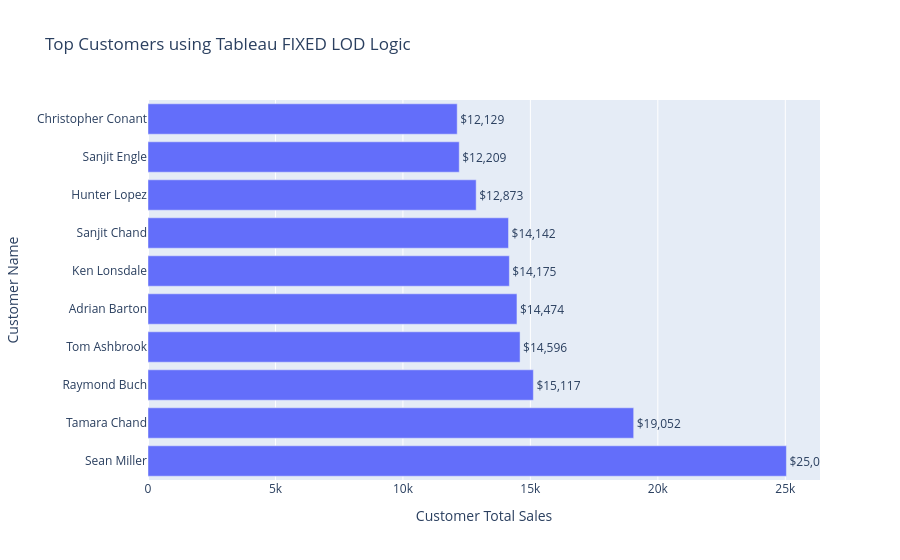

Here is the notebook cell this chart was saved with:
### Code cell
## Plot - 2 : Tableau Fixed LOD eg
lod_sales = (orders1[["Customer Name", "Customer Total Sales"]].drop_duplicates()
      .sort_values("Customer Total Sales", ascending=False ).head(10))
fig = px.bar( lod_sales,  x="Customer Total Sales", y="Customer Name", orientation="h",
    text="Customer Total Sales",  title="Top Customers using Tableau FIXED LOD Logic"
)
fig.update_traces(texttemplate='$%{text:,.0f}', textposition='outside')
fig.show();

### Figure 1 — Plotly figure (JSON) as saved in the notebook; plotly's stock layout.template omitted (floating-point values rounded to 4 significant figures)
{"data": [{"hovertemplate": "Customer Total Sales=%{text}<br>Customer Name=%{y}<extra></extra>", "legendgroup": "", "marker": {"color": "#636efa", "pattern": {"shape": ""}}, "name": "", "orientation": "h", "showlegend": false, "text": [25040.0, 19050.0, 15120.0, 14600.0, 14470.0, 14180.0, 14140.0, 12870.0, 12210.0, 12130.0], "textposition": "outside", "texttemplate": "$%{text:,.0f}", "type": "bar", "x": [25040.0, 19050.0, 15120.0, 14600.0, 14470.0, 14180.0, 14140.0, 12870.0, 12210.0, 12130.0], "xaxis": "x", "y": ["Sean Miller", "Tamara Chand", "Raymond Buch", "Tom Ashbrook", "Adrian Barton", "Ken Lonsdale", "Sanjit Chand", "Hunter Lopez", "Sanjit Engle", "Christopher Conant"], "yaxis": "y"}], "layout": {"barmode": "relative", "legend": {"tracegroupgap": 0}, "title": {"text": "Top Customers using Tableau FIXED LOD Logic"}, "xaxis": {"anchor": "y", "domain": [0, 1], "title": {"text": "Customer Total Sales"}}, "yaxis": {"anchor": "x", "domain": [0, 1], "title": {"text": "Customer Name"}}}}
